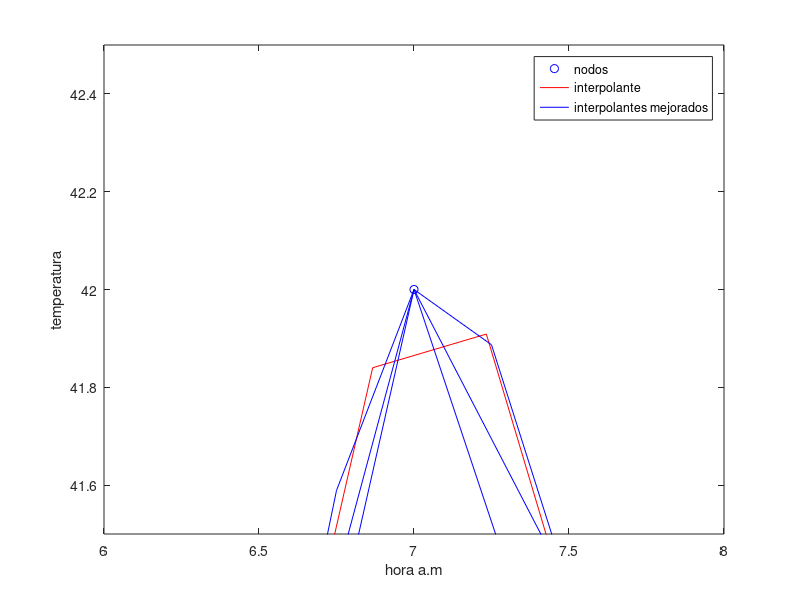

This chart was generated by the following MATLAB code:
tiempo=[1 2 3 4 5 6 7 8 9 10 11 12];
temp=[37.2 37.5 37.7 38.5 38.7 39.2 42 40.1 39.2 38.4 38.1 37.9];
xspline=linspace(1, 12, 31);
yspline=spline(tiempo, temp, xspline);
%con 12 puntos
xspline12=linspace(1, 12, 12);
yspline12=spline(tiempo, temp, xspline12);
%con 23 puntos
xspline23=linspace(1, 12, 23);
yspline23=spline(tiempo, temp, xspline23);
%con 45 puntos 
xspline45=linspace(1, 12, 45);
yspline45=spline(tiempo, temp, xspline45);
plot(tiempo, temp, 'bo', xspline, yspline,'r-',xspline12, yspline12, 'b-', xspline23, yspline23, 'b-', xspline45, yspline45, 'b-')
%previamente axis([1 12 37 43]) pero en el apartado c se cambia para
%ampliar
axis([6 8 41.5 42.5])
legend('nodos','interpolante', 'interpolantes mejorados')
xlabel('hora a.m')
ylabel('temperatura')
